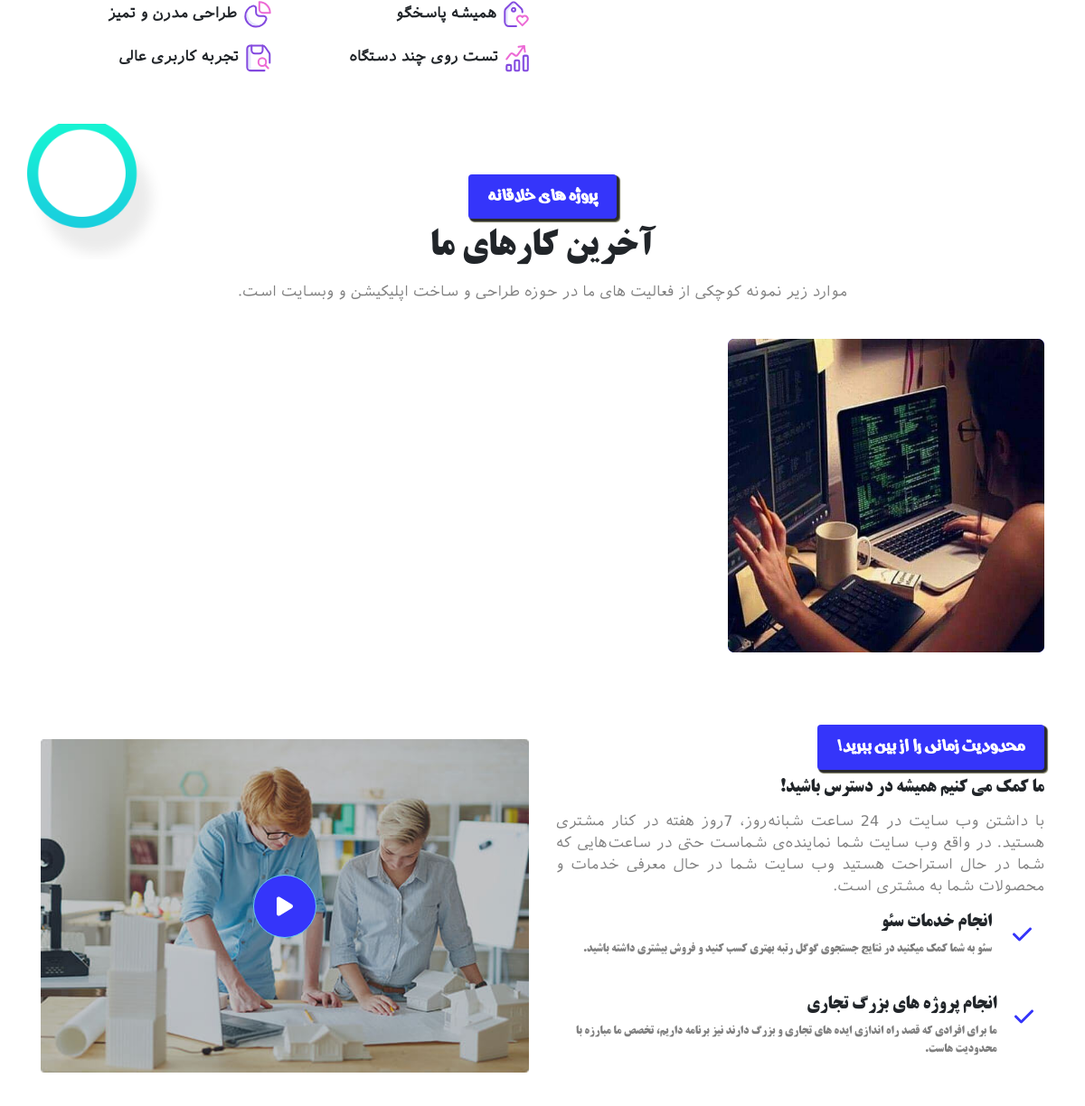
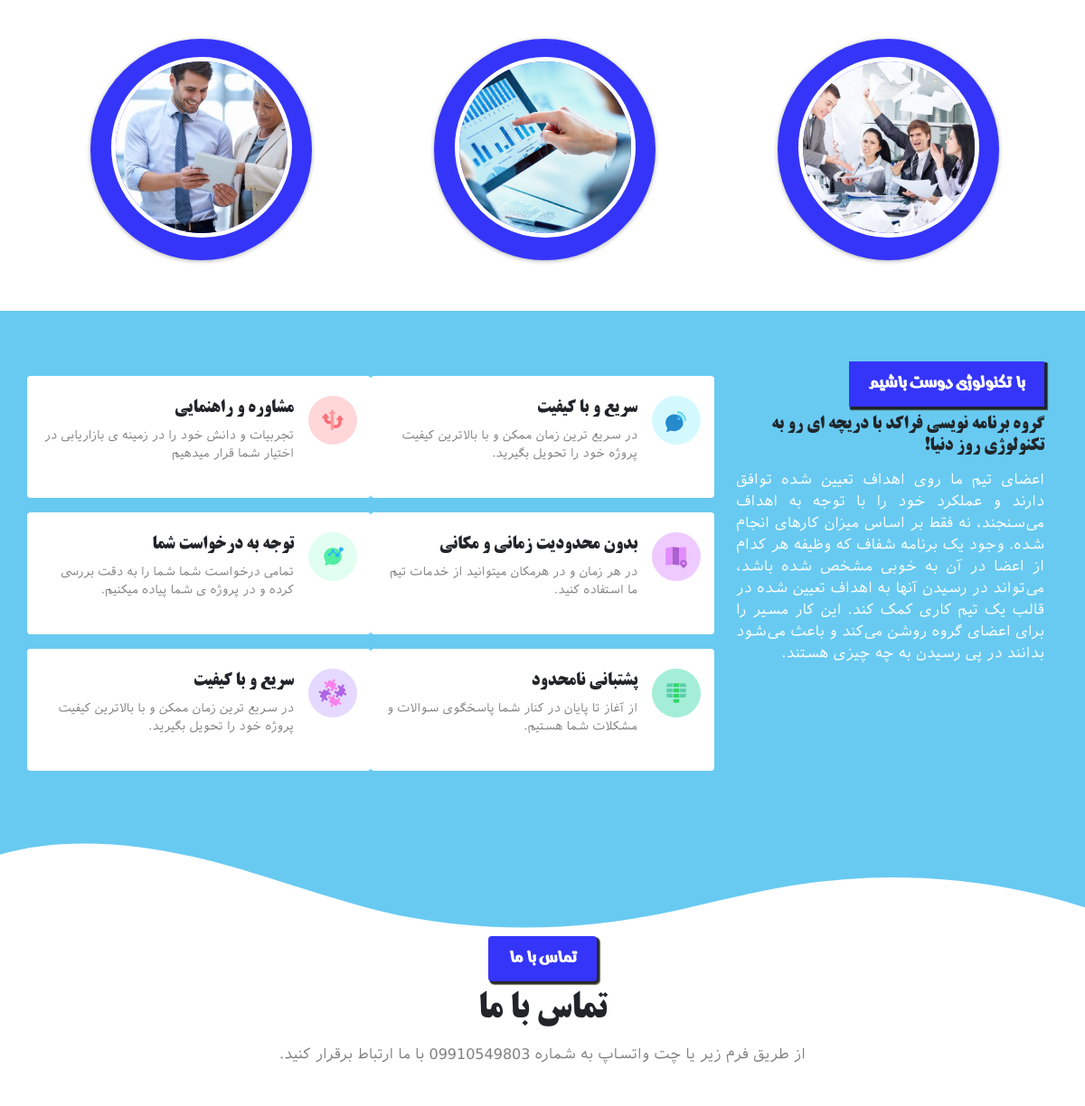
/ (middle part), run on an earlier commit of the app's database (2 pictures, top to bottom).
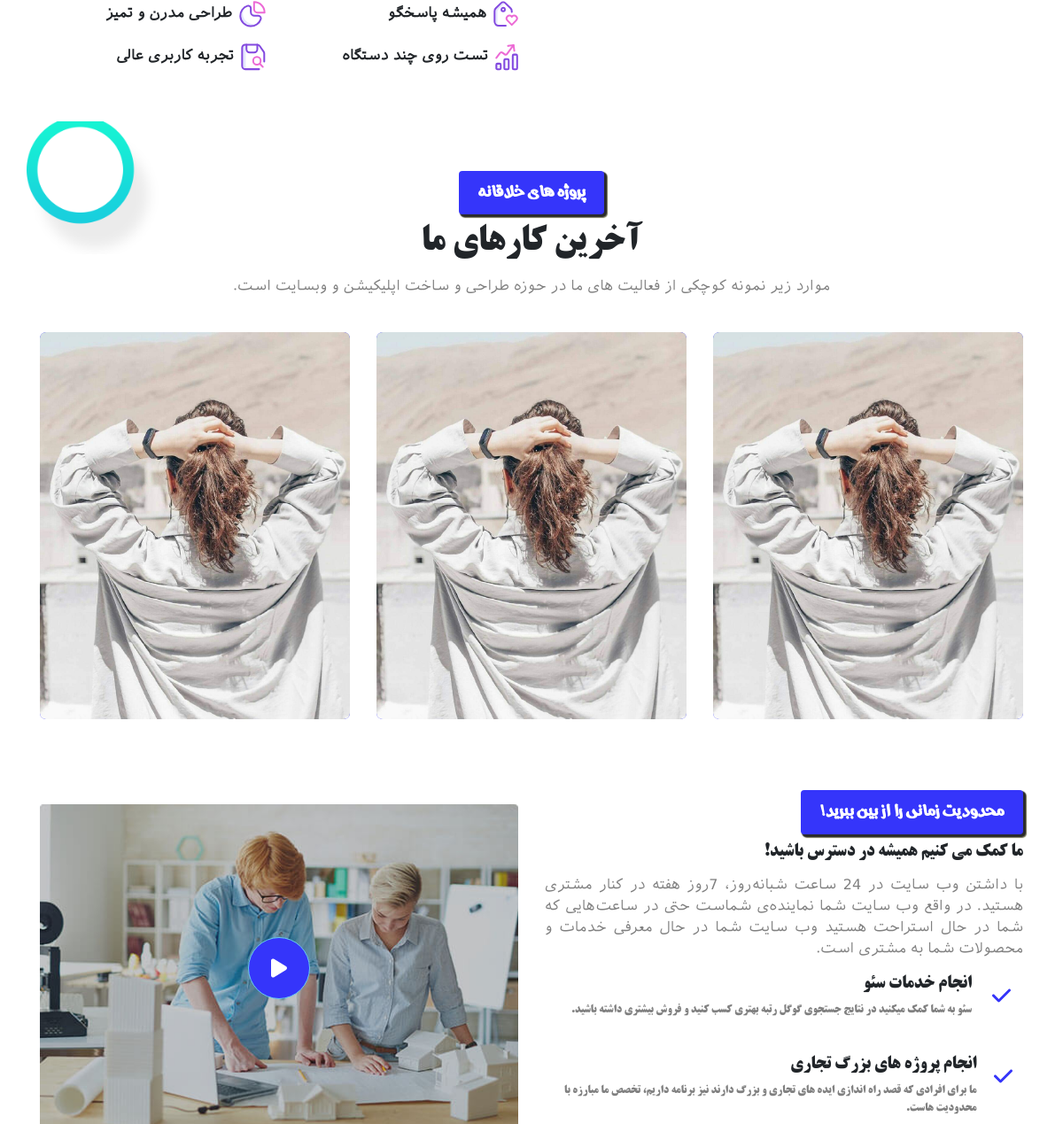
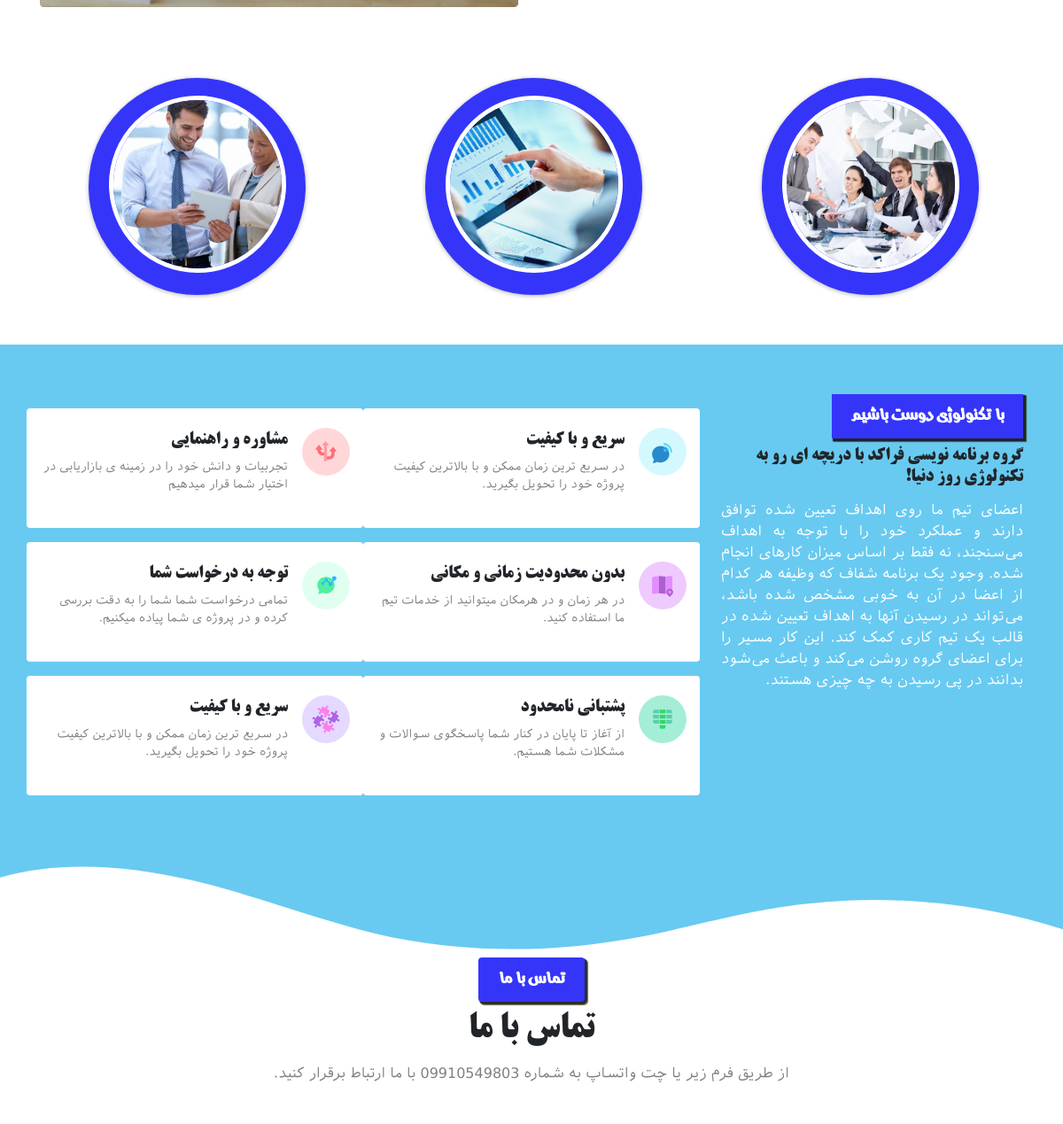
And on a later commit of the database (2 pictures, top to bottom).
### project_app/models.py (models this page shows, shortened)
class Project(models.Model):
    title = models.CharField(max_length=49)
    description = models.CharField(max_length=60)
    address = models.CharField(max_length=140)
    image = models.ImageField(upload_to="project")

### faracode_project/views.py (the view)
# urls.py: 2. Add a URL to urlpatterns:  path('', views.home, name='home')
def home(request):
    if request.method == "POST":
        fname = request.POST.get('fname')
        email = request.POST.get('email')
        sub = request.POST.get('sub')
        body = request.POST.get('body')
        Massage.objects.create(fname=fname , email=email , sub=sub , body=body)
    projects = Project.objects.all()
    footer = Footer.objects.all().last()
    return render(request, 'index.html', context={'projects': projects , 'footer': footer})

### templates/index.html (shortened to what this page needs)
{% load static %}
<!DOCTYPE html>
<html lang="en">
<head>
 {% include "includes/head_tags.html" %}
</head>
<body>
  <section class="about-us container section" id="about-us">
    <div class="row">
      <div class="col-12 col-lg-6 ssss">
      </div>
      <div class="col-12 col-lg-6 py-4 pt-lg-0">
        <div class="row">
          <div class="col-12 col-md-6 d-flex py-2">
            <img src="{% static 'img/feature-1.svg' %}" alt="img" class="feature-img pl-2">
            <h6 class="about-text font-weight-bold">همیشه پاسخگو</h6>
          </div>
          <div class="col-12 col-md-6 d-flex py-2">
            <img src="{% static 'img/feature-2.svg' %}" alt="img" class="feature-img pl-2">
            <h6 class="about-text font-weight-bold">طراحی مدرن و تمیز</h6>
          </div>
          <div class="col-12 col-md-6 d-flex py-2">
            <img src="{% static 'img/feature-3.svg' %}" alt="img" class="feature-img pl-2">
            <h6 class="about-text font-weight-bold">تست روی چند دستگاه</h6>
          </div>
          <div class="col-12 col-md-6 d-flex py-2">
            <img src="{%  static 'img/feature-4.svg' %}" alt="img" class="feature-img pl-2">
            <h6 class="about-text font-weight-bold">تجربه کاربری عالی</h6>
          </div>
        </div>
      </div>
    </div>
  </section>
  <section class="container projectss py-5 section  mt-4" id="projects">
    <div class="text-center">
      <span class="d-inline-block rounded font-weight-bold activity-info my-2">پروژه های خلاقانه</span>
      <h1 class="activity-name"> آخرین کارهای ما</h1>
      <p class="activity-text">موارد زیر نمونه کوچکی از فعالیت های ما در حوزه طراحی و ساخت اپلیکیشن و وبسایت است.</p>
    </div>
    <div class="animation-project d-none d-md-inline-block"></div>
    <div class="row gallery">
     {% for object in projects %}
      <div class="col-12 col-md-6 col-lg-4 py-4 d-flex align-items-center justify-content-center gallery-img">
        <div class="img-pro">
          <div class="addition">
            <img src="{{ object.image.url }}" alt="" class="img-fluid pro-photo ">
          </div>
          <div class="py-2 pro-name-activity w-100 text-center">
          </div>
        </div>
      </div>
     {% endfor %}
    </div>
  </section>
  <section class="container contant">
    <div class="row d-flex align-items-center">
      <div class="col-12 col-lg-6">
        <span class="d-inline-block font-weight-bold rounded contant-info my-2">محدودیت زمانی را از بین ببرید!</span>
        <h5 class="contant-name"> ما کمک می کنیم همیشه در دسترس باشید! </h5>
        <p class="text-justify contant-text">
          با داشتن وب سایت در 24 ساعت شبانه‌روز، 7روز هفته در کنار مشتری هستید. در واقع وب سایت شما نماینده‌ی شماست حتی
          در ساعت‌هایی که شما در حال استراحت هستید وب سایت شما در حال معرفی خدمات و محصولات شما به مشتری است.
        </p>
        <div class="contant-box d-flex my-3 ">
          <div class="contant-box-icon ">
            <i class="fa fa-check contant-icon"></i>
          </div>
          <div class="contant-box-info mr-2">
            <h4 class="contant-box-title">انجام خدمات سئو</h4>
            <p class="contant-box-text">سئو به شما کمک میکنید در نتایج جستجوی گوگل رتبه بهتری کسب کنید و فروش بیشتری
              داشته باشید.</p>
          </div>
        </div>
        <div class="contant-box d-flex my-4 ">
          <div class="contant-box-icon  mr-0">
            <i class="fa fa-check contant-icon"></i>
          </div>
          <div class="contant-box-info mr-2">
            <h4 class="contant-box-title ">انجام پروژه های بزرگ تجاری</h4>
            <p class="contant-box-text">ما برای افرادی که قصد راه اندازی ایده های تجاری و بزرگ دارند نیز برنامه داریم،
              تخصص ما مبارزه با محدودیت هاست.</p>
          </div>
        </div>
      </div>
      <div class="col-12 col-lg-6">
        <div class="video-icon">
          <div class="btn video-btn" onclick="playvideo()" id="videobtn">
            <i class="fa fa-play"></i>
          </div>
        </div>
      </div>
    </div>
  </section>
  <section class="container my-5  options d-none d-md-block" id="optionss">
    <div class="row justify-content-around ">
      <div class="item-opt">
        <div class="opt my-2">
          <div class=" wrapper">
            <img src="{% static 'img/3.png' %}" alt="option" class="img-fluid">
            <div class="title-opt text-center">
            </div>
          </div>
        </div>
      </div>
      <div class="item-opt">
        <div class="opt my-2">
          <div class=" wrapper">
            <img src="{% static 'img/2.png' %}" alt="option" class="img-fluid">
            <div class="title-opt text-center">
            </div>
          </div>
        </div>
      </div>
      <div class="item-opt ">
        <div class="opt my-2">
          <div class=" wrapper">
            <img src="{% static 'img/1.png' %}" alt="option" class="img-fluid">
            <div class="title-opt text-center">
            </div>
          </div>
        </div>
      </div>
    </div>
  </section>
  <section class="introduce">
    <div class="container py-5">
      <div class="row">
        <div class="col-12 col-lg-4 pl-4">
          <span class="d-inline-block font-weight-bold contant-info my-2">با تکنولوژی دوست باشیم</span>
          <h5 class="contant-name"> گروه برنامه نویسی فراکد با دریچه ای رو به تکنولوژی روز دنیا!</h5>
          <p class="text-justify contant-text text-white">
            اعضای تیم ما روی اهداف تعیین شده توافق دارند و عملکرد خود را با توجه به اهداف می‌سنجند، نه فقط بر اساس میزان
            کارهای انجام شده. وجود یک برنامه شفاف که وظیفه هر کدام از اعضا در آن به خوبی مشخص شده باشد، می‌تواند در
            رسیدن
            آنها به اهداف تعیین شده در قالب یک تیم کاری کمک کند. این کار مسیر را برای اعضای گروه روشن می‌کند و باعث
            می‌شود
            بدانند در پی رسیدن به چه چیزی هستند.
          </p>
        </div>
        <div class="col-12 col-lg-8 py-3">
          <div class="row">
            <div class="col-12 col-md-6 d-flex introduce-box rounded py-4 my-2">
              <img src="{% static 'img/f1 (1).svg' %}" alt="img" class="pl-3 introduce-img">
              <div class="">
                <h3 class="introduce-box-title">سریع و با کیفیت</h3>
                <p class="introduce-box-text">در سریع ترین زمان ممکن و با بالاترین کیفیت پروژه خود را تحویل بگیرید.</p>
              </div>
            </div>
            <div class="col-12 col-md-6 d-flex introduce-box rounded py-4 my-2">
              <img src="{% static 'img/f4 (1).svg' %}" alt="img" class="pl-3 introduce-img">
              <div class="">
                <h3 class="introduce-box-title">مشاوره و راهنمایی</h3>
                <p class="introduce-box-text">تجربیات و دانش خود را در زمینه ی بازاریابی در اختیار شما قرار میدهیم</p>
              </div>
            </div>
            <div class="col-12 col-md-6 d-flex introduce-box rounded py-4 my-2">
              <img src="{% static 'img/f2 (1).svg' %}" alt="img" class="pl-3 introduce-img">
              <div class="">
                <h3 class="introduce-box-title">بدون محدودیت زمانی و مکانی</h3>
                <p class="introduce-box-text">در هر زمان و در هرمکان میتوانید از خدمات تیم ما استفاده کنید.</p>
              </div>
            </div>
            <div class="col-12 col-md-6 d-flex introduce-box rounded py-4 my-2">
              <img src="{% static 'img/f5.svg' %}" alt="img" class="pl-3 introduce-img">
              <div class="">
                <h3 class="introduce-box-title">توجه به درخواست شما</h3>
                <p class="introduce-box-text">تمامی درخواست شما شما را به دقت بررسی کرده و در پروژه ی شما پیاده میکنیم.
                </p>
              </div>
            </div>
            <div class="col-12 col-md-6 d-flex introduce-box rounded py-4 my-2">
              <img src="{% static 'img/f3 (1).svg' %}" alt="img" class="pl-3 introduce-img">
              <div class="">
                <h3 class="introduce-box-title">پشتبانی نامحدود</h3>
                <p class="introduce-box-text">از آغاز تا پایان در کنار شما پاسخگوی سوالات و مشکلات شما هستیم.</p>
              </div>
            </div>
            <div class="col-12 col-md-6 d-flex introduce-box rounded py-4 my-2">
              <img src="{% static 'img/f6.svg' %}" alt="img" class="pl-3 img-fluid introduce-img">
              <div class="">
                <h3 class="introduce-box-title">سریع و با کیفیت</h3>
                <p class="introduce-box-text">در سریع ترین زمان ممکن و با بالاترین کیفیت پروژه خود را تحویل بگیرید.</p>
              </div>
            </div>
          </div>
        </div>
      </div>
    </div>
  </section>
  <div class="custom-shape-divider-top-1630509570">
  </div>
  <section class="container conect section" id="conect">
    <div class="text-center">
      <span class="d-inline-block rounded font-weight-bold activity-info my-2">تماس با ما</span>
      <h1 class="activity-name"> تماس با ما</h1>
      <p class="activity-text">از طریق فرم زیر یا چت واتساپ به شماره 09910549803 با ما ارتباط برقرار کنید.</p>
    </div>
  </section>
</body>
</html>

### templates/includes/head_tags.html (shortened to what this page needs)
 {% load static %}
  <link rel="stylesheet" href="{% static 'css/bootstrap-rtl.min.css' %}">
  <link rel="stylesheet" href="{% static 'css/main.css' %}">
  <link rel="stylesheet" href="{% static 'font-icon/css/font-awesome.min.css' %}">

### templates/includes/footer_tags.html (shortened to what this page needs)
{% load static %}

### static/css/main.css (style rules this page uses)
html { scroll-behavior:smooth }
.activity-info { display:inline-block;padding:6px 22px;background-color:#3535fa;box-shadow:2px 2px 1px 1px rgba(7,7,24,0.7),3px 3px 1px 1px rgba(70,70,24,0.7);color:white;font-weight:500;font-size:25px;font-family:hayat }
.activity-name { font-family:titr }
.activity-text { color:gray;font-family:Iransans;padding-top:5px }
.custom-shape-divider-top-1630509570 { width:100%;overflow:hidden;line-height:0;transform:rotate(180deg) }
.custom-shape-divider-top-1630509570 svg { position:relative;display:block;width:calc(100% + 1.3px);height:103px }
.about-text { font-family:Iransans;padding-top:5px }
.feature-img { color:green }
.projectss { position:relative }
.animation-project { position:absolute;background:url(../img/circle-m.png);background-repeat:no-repeat;background-position:center;background-size:cover;width:150px;height:150px;left:0;top:0;animation:circle 3s 3s 1s infinite }
.img-pro { border-radius:7px;background:#3535fa;position:relative;overflow:hidden;border:none }
.pro-photo { transition:all 1s ease-in-out;width:100% }
.pro-name-activity { position:absolute;bottom:0 }
.contant-info { display:inline-block;padding:6px 22px;background-color:#3535fa;box-shadow:2px 2px 1px 1px rgba(7,7,24,0.7),3px 3px 1px 1px rgba(70,70,24,0.7);color:white;font-weight:500;font-size:25px;font-family:hayat }
.contant-name { font-family:titr }
.contant-text { color:gray;font-family:Iransans;padding-top:5px }
.contant-box-icon { position:relative;display:flex;align-items:center;justify-content:center;width:50px;height:50px;margin:0;padding:0 }
.contant-icon { font-size:24px;text-align:center;color:#3535fa }
.contant-box-title { font-family:titr;font-size:20px }
.contant-box-text { color:gray;font-family:titr;font-size:13px }
.video-icon { position:absolute;top:50%;left:50%;font-size:40px;transform:translate(-50%, -50%);z-index:10;color:#3535fa }
.video-btn { background-color:#3535fa;width:70px;height:70px;color:white;border-radius:50%;line-height:70px;padding:0;text-align:center;min-width:70px;font-size:24px;text-decoration:none;position:relative;z-index:1;display:inline-block;border:1px solid #68caf1;transition:all 500ms }
.item-opt { width:350px }
.title-opt { color:white;font-weight:bold;font-family:Iransans }
.opt { box-sizing:border-box;margin:0 50px;height:245px;width:245px;box-shadow:0px 1px 5px 0px rgba(0,0,0,0.3);background-color:#3535fa;border-radius:50%;-webkit-border-radius:50%;-moz-border-radius:50%;-ms-border-radius:50%;-o-border-radius:50%;overflow:hidden;transition:all .3s ease-in-out;position:relative }
.opt .wrapper img { width:200px;height:200px;border-radius:50%;-webkit-border-radius:50%;-moz-border-radius:50%;-ms-border-radius:50%;-o-border-radius:50%;border:5px solid #fff;display:block;margin:20px auto;object-fit:cover;transition:all .3s ease-in-out }
.introduce { background-color:#68caf1 }
.introduce-box { background-color:white }
.introduce-img { width:70px;height:70px;position:relative;top:-10px }
.introduce-box-title { font-family:titr;font-size:20px }
.introduce-box-text { color:gray;font-family:Iransans;font-size:13px }

What changed in the data, as far as the page shows it:
changed Project (number 1 of 3 on the later page): image: a different picture
added Project: image (picture)
added Project: image (picture)
